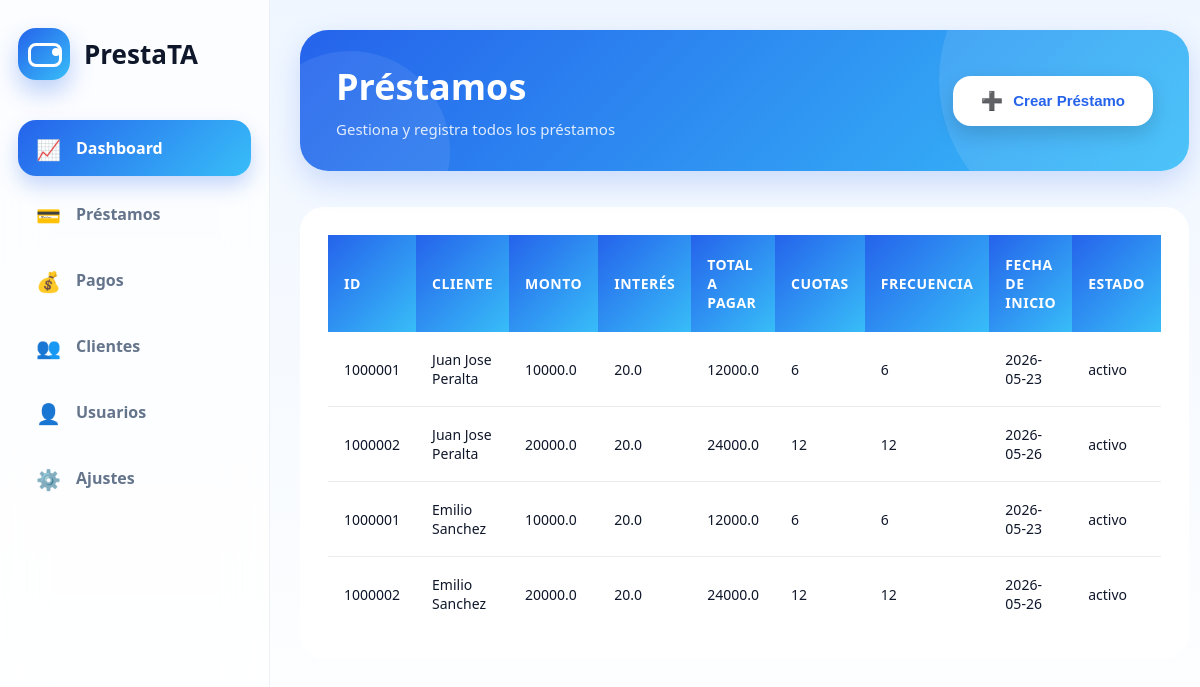
Screenshot of /prestamo with the database file from the repository.
### app/models.py (models this page shows)
class Prestamos(db.Model):
    __tablename__ = 'Prestamos'
    id = db.Column(db.Integer, autoincrement=True, primary_key=True)
    cliente_id = db.Column(db.Integer, db.ForeignKey('Clientes.id'), nullable=False)
    usuario_id = db.Column(db.Integer, db.ForeignKey('Usuarios.id'), nullable=False)
    monto = db.Column(db.Float)
    interes = db.Column(db.Float)
    total_pagar = db.Column(db.Float)
    cuotas = db.Column(db.Integer)
    frecuencia = db.Column(db.String(100))
    fecha_inicio = db.Column(db.Date)
    estado = db.Column(db.String(100), default='activo')

class Clientes(db.Model):
    __tablename__ = 'Clientes'
    id = db.Column(db.Integer, autoincrement=True, primary_key=True)
    nombre = db.Column(db.String(100))
    cedula = db.Column(db.Integer, unique=True)
    telefono = db.Column(db.Integer, unique=True)
    direccion = db.Column(db.String(100))
    creacion = db.Column(db.DateTime)
    user_id = db.Column(db.Integer, db.ForeignKey('Usuarios.id'), nullable=False)

### app/route.py (the view)
@main.route('/prestamo')
def prestamo():
    prestamos = Prestamos.query.all()
    clientes = Clientes.query.where(Clientes.id == Prestamos.cliente_id).all()
    return render_template('prestamo.html', prestamos=prestamos, clientes=clientes)

### app/templates/prestamo.html (shortened to what this page needs)
{% extends 'layout.html'%}
{% block content %}
<header class="header">
    <div class="header-content">
        <div class="header-title">
            <h1>Préstamos</h1>
            <p class="header-subtitle">Gestiona y registra todos los préstamos</p>
        </div>
        <button class="header-btn" onclick="">
            <span class="btn-icon">➕</span> Crear Préstamo
        </button>
    </div>
</header>
<div class="table-container">
    <table class="table">
        <thead class="table-head">
            <tr>
                <th>id</th>
                <th>Cliente </th>
                <th>Monto</th>
                <th>Interés</th>
                <th>Total a Pagar</th>
                <th>Cuotas</th>
                <th>Frecuencia</th>
                <th>Fecha de Inicio</th>
                <th>Estado</th>
            </tr>
        </thead>
        <tbody class="table-body">
        {% for cliente in clientes %}
        {% for prestamo in prestamos %}
        <tr>
            <td>{{ prestamo.id }}</td>
            <td>{{ cliente.nombre }}</td>
            <td>{{ prestamo.monto }}</td>
            <td>{{ prestamo.interes }}</td>
            <td>{{ prestamo.total_pagar }}</td>
            <td>{{ prestamo.cuotas }}</td>
            <td>{{ prestamo.frecuencia }}</td>
            <td>{{ prestamo.fecha_inicio }}</td>
            <td>{{ prestamo.estado }}</td>
        </tr>
        {% endfor %}
        {% endfor %}
        </tbody>
    </table>
</div>
{% endblock %}

### app/static/css/style.css (style rules this page uses)
* { margin:0; padding:0; box-sizing:border-box; }
:root { --primary:#2563eb; --primary-light:#38bdf8; --bg:#f1f5f9; --card:#ffffff; --text:#0f172a; --muted:#64748b; --success:#16a34a; --shadow: 0 10px 30px rgba(15,23,42,.08) --radius:28px; }
body { font-family: system-ui, sans-serif; background: linear-gradient(180deg,#eff6ff,#ffffff); color:var(--text); min-height:100vh; }
.header { background: linear-gradient(135deg, var(--primary), var(--primary-light)); border-radius: 28px; padding: 32px 36px; margin-bottom: 36px; box-shadow: 0 12px 30px rgba(37,99,235,.2); position: relative; overflow: hidden; }
.header::before { content: ""; position: absolute; width: 300px; height: 300px; border-radius: 50%; background: rgba(255,255,255,.1); top: -100px; right: -50px; }
.header::after { content: ""; position: absolute; width: 200px; height: 200px; border-radius: 50%; background: rgba(255,255,255,.08); bottom: -80px; left: -50px; }
.header-content { display: flex; justify-content: space-between; align-items: center; position: relative; z-index: 1; }
.header-title h1 { font-size: 36px; font-weight: 800; color: white; margin-bottom: 8px; }
.header-subtitle { color: rgba(255,255,255,.85); font-size: 15px; font-weight: 500; }
.header-btn { background: white; color: var(--primary); border: none; padding: 14px 28px; border-radius: 18px; font-weight: 700; cursor: pointer; transition: all .3s ease; display: flex; align-items: center; gap: 10px; box-shadow: 0 8px 20px rgba(0,0,0,.15); font-size: 15px; }
.btn-icon { font-size: 18px; }
.table-container { background: var(--card); border-radius: 24px; padding: 28px; box-shadow: var(--shadow); overflow: hidden; }
.table { width: 100%; border-collapse: collapse; margin: 0; }
.table-head th { background: linear-gradient(135deg, var(--primary), var(--primary-light)); color: white; padding: 20px 16px; text-align: left; font-weight: 700; font-size: 14px; letter-spacing: .5px; text-transform: uppercase; border: none; }
.table-body tr { border-bottom: 1px solid rgba(15,23,42,.08); transition: all .2s ease; }
.table-body tr:last-child { border-bottom: none; }
.table-body td { padding: 18px 16px; color: var(--text); font-size: 14px; }

### rows the page displays
Clientes: nombre "Juan Jose Peralta"
Prestamos: id "1000001", monto "10000.0", interes "20.0", total_pagar "12000.0", cuotas "6", frecuencia "6", fecha_inicio "2026-05-23", estado "activo"
Prestamos: id "1000002", monto "20000.0", interes "20.0", total_pagar "24000.0", cuotas "12", frecuencia "12", fecha_inicio "2026-05-26", estado "activo"
Clientes: nombre "Emilio Sanchez"
